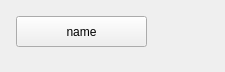
<?xml version="1.0" encoding="UTF-8"?>
<ui version="4.0">
 <class>Folder</class>
 <widget class="QWidget" name="Folder">
  <property name="geometry">
   <rect>
    <x>0</x>
    <y>0</y>
    <width>225</width>
    <height>72</height>
   </rect>
  </property>
  <property name="windowTitle">
   <string>Form</string>
  </property>
  <layout class="QVBoxLayout" name="verticalLayout">
   <property name="leftMargin">
    <number>6</number>
   </property>
   <property name="topMargin">
    <number>6</number>
   </property>
   <property name="rightMargin">
    <number>6</number>
   </property>
   <property name="bottomMargin">
    <number>6</number>
   </property>
   <item>
    <widget class="QWidget" name="StyleSheet" native="true">
     <widget class="QPushButton" name="pushButton">
      <property name="geometry">
       <rect>
        <x>10</x>
        <y>10</y>
        <width>131</width>
        <height>31</height>
       </rect>
      </property>
      <property name="text">
       <string>name</string>
      </property>
     </widget>
    </widget>
   </item>
  </layout>
 </widget>
 <resources/>
 <connections/>
</ui>
